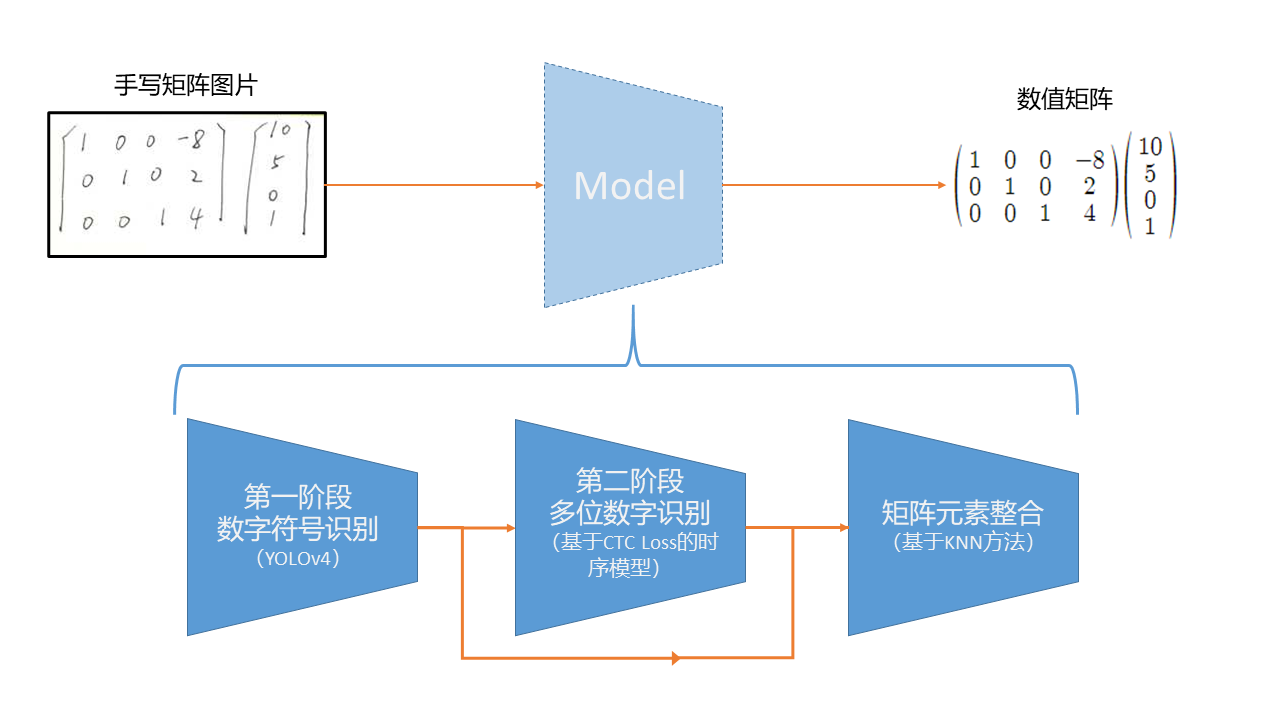
#> input picture img/应用实现流程简介.png, 1280 x 720 px
$ python -i label_img_v3.py   (imports and definitions only)   (older library calls are emulated)
#> lines starting #> are read from the running program, lines starting #| are printed output that depends on the picture; after the words box and inside, x2 and y2 are one past the last pixel; in counts of white or black regions, pixels touching at a corner belong together
import cv2
import numpy as np
import os
import sys
import glob
from matplotlib import pyplot as plt

'''
a: +        m:-     c:*     u:drop      y:matrix
'''
# label_class = ['0', '1', '2', '3', '4', '5', '6', '7', '8', '9', 'a', 'm', 'c', 'u', 'y']
Customer_DATA = {
    "NUM": 13,  # dataset number
    "CLASSES": {
        '0': '0',
        '1': '1',
        '2': '2',
        '3': '3',
        '4': '4',
        '5': '5',
        '6': '6',
        '7': '7',
        '8': '8',
        '9': '9',
        "left_matrix": 'l',
        "right_matrix": 'o',
        "add": 'a',
        "minus": 'm',
        "multi": 't',
    },  # dataset class
}

# generate the class dictionary
label_class = {}
idx = 0
# [3 lines not run here, left out]

window_name = 'test'
move_x = 1000
move_y = 200


def accessPiexl(img):
    height = img.shape[0]
    width = img.shape[1]
    for i in range(height):
        for j in range(width):
            img[i][j] = 255 - img[i][j]
    return img


def accessBinary(img, threshold=128):
    img = accessPiexl(img)
    # 边缘膨胀，不加也可以
    kernel = np.ones((3, 1), np.uint8)
    img = cv2.dilate(img, kernel, iterations=3)
    _, img = cv2.threshold(img, threshold, 0, cv2.THRESH_TOZERO)
    return img


def findBorderContours(path, maxArea=50):
#> called with path = '../img/应用实现流程简介.png', maxArea = 50
    img = cv2.imread(path, cv2.IMREAD_GRAYSCALE)
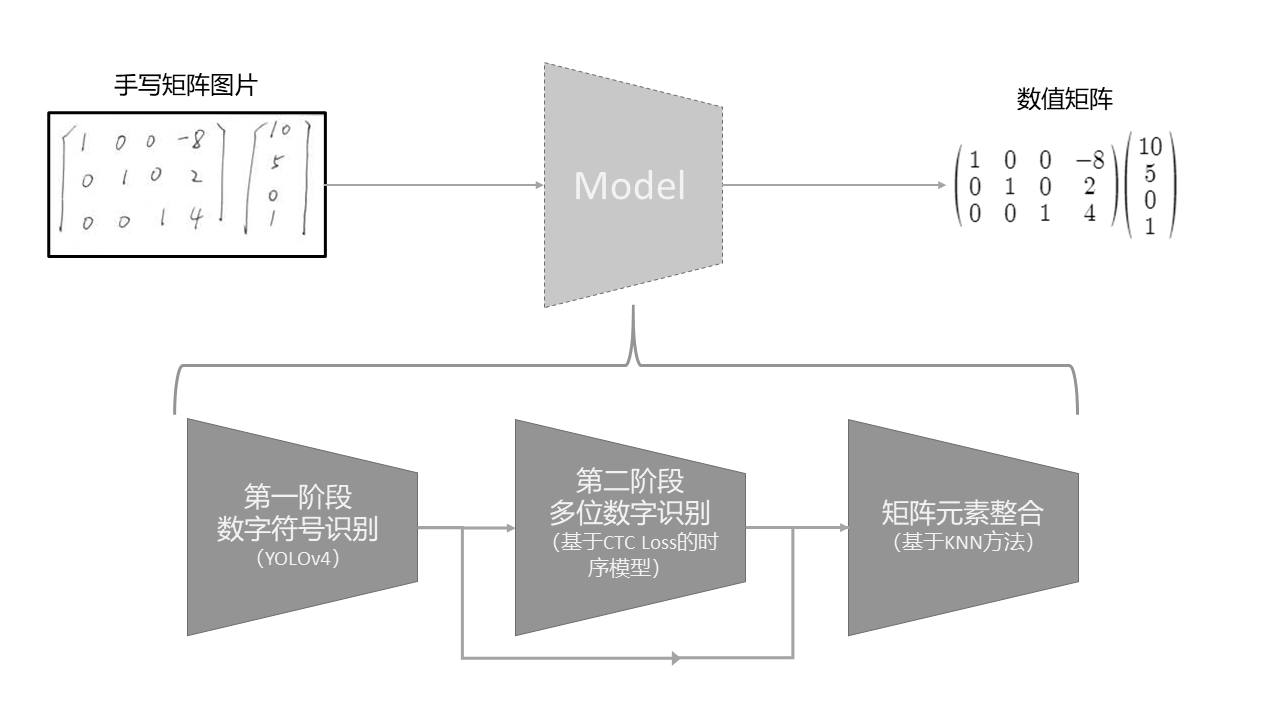
#> img: shape (720, 1280); min 0, max 255, mean 237.9
    img = accessBinary(img)
#> after the loop in accessPiexl, `for i in range(height):`:
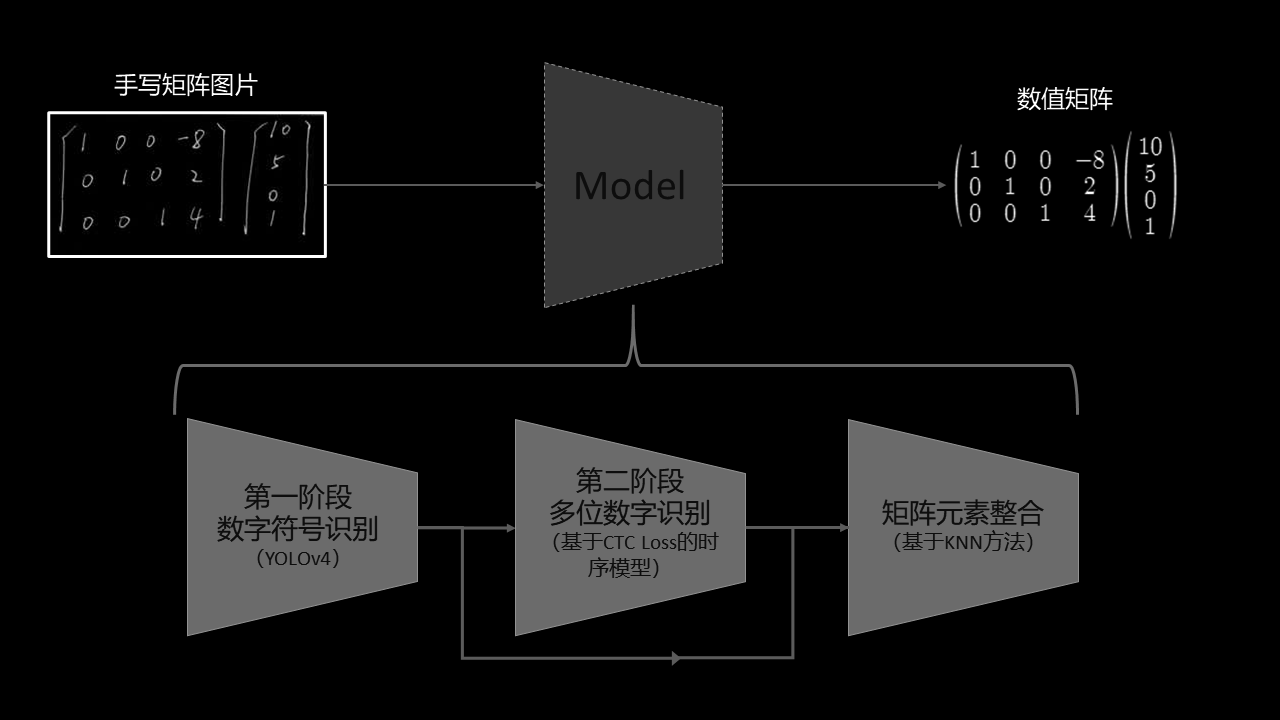
#> img: shape (720, 1280); min 0, max 255, mean 17.1
#> in accessBinary, `img = cv2.dilate(img, kernel, iterations=3)`:
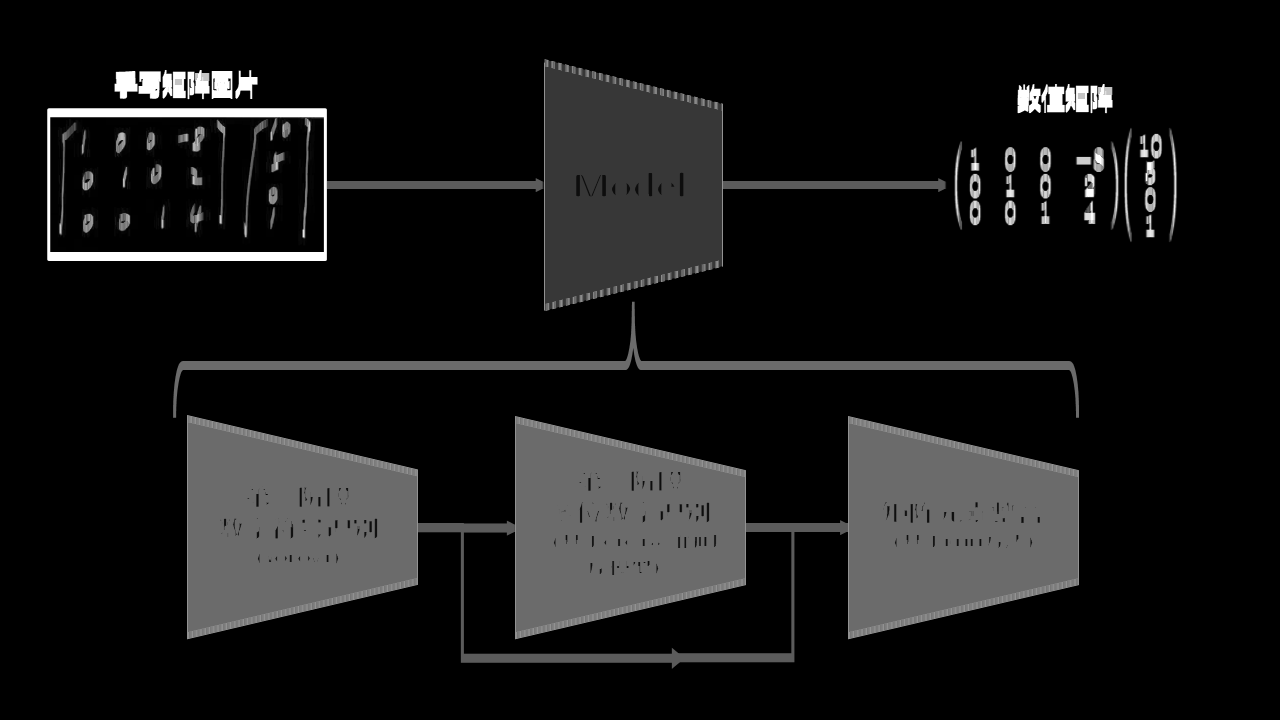
#> img: shape (720, 1280); min 0, max 255, mean 22.3
#> in accessBinary, `_, img = cv2.threshold(img, threshold, 0, cv2.THRESH_TOZERO)`:
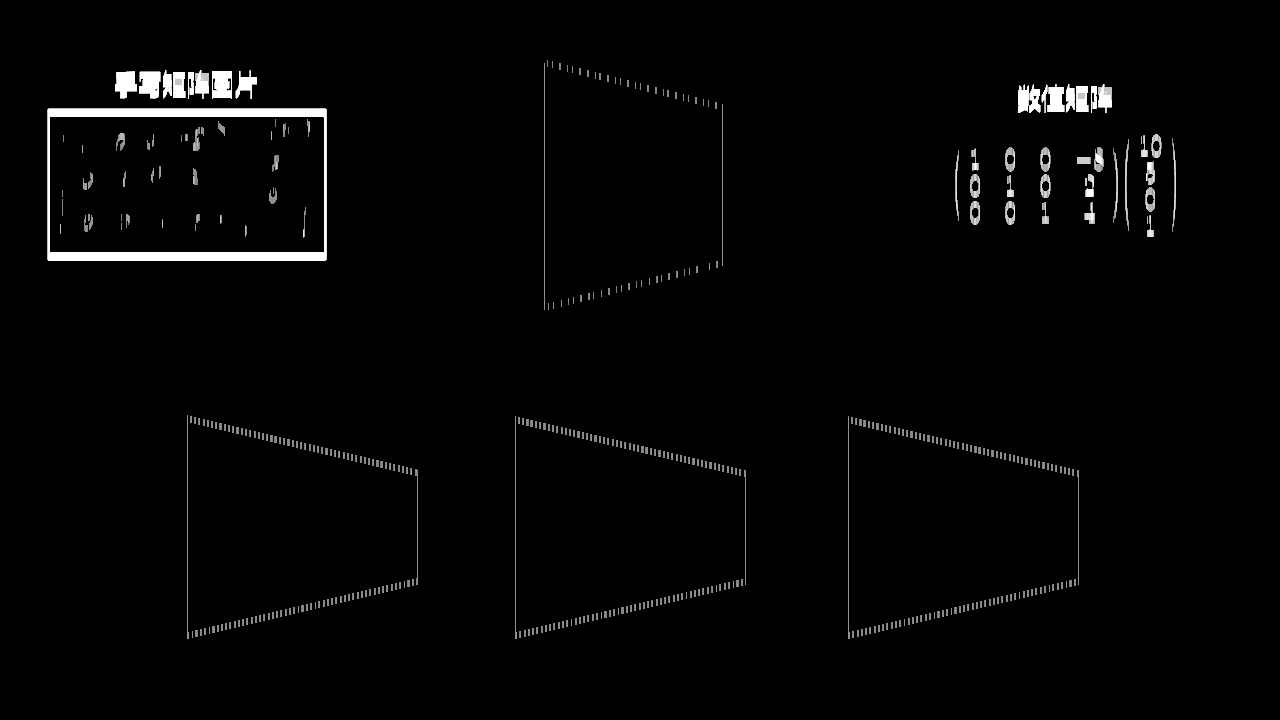
#> img: shape (720, 1280); min 0, max 255, mean 4.6
    contours, _ = cv2.findContours(img, cv2.RETR_EXTERNAL, cv2.CHAIN_APPROX_NONE)
#> contours = 417 contours, 380 with area under 20; largest, box (x1, y1, x2, y2) and area: (47, 108, 327, 261) 42406, (212, 71, 232, 99) 495, (139, 71, 161, 99) 454, (1018, 84, 1041, 113) 444, (115, 71, 137, 99) 414
    borders = []
    for contour in contours:
        # 将边缘拟合成一个边框
        x, y, w, h = cv2.boundingRect(contour)
        if w * h > maxArea:
            border = [(x, y), (x + w, y + h)]
            borders.append(border)
#> this loop made 417 passes
#> (x, y, w, h, border) on passes 160, 161, 164, 321, 322, 324, 351, 352, 353, 354, 355, 356: (1077, 470, 2, 115, [(1077, 470), (1079, 585)]), (744, 470, 2, 115, [(744, 470), (746, 585)]), (415, 469, 3, 116, [(415, 469), (418, 585)]), (848, 416, 2, 223, [(848, 416), (850, 639)]), (515, 416, 2, 223, [(515, 416), (517, 639)]), (187, 415, 2, 224, [(187, 415), (189, 639)]), (1147, 215, 7, 22, [(1147, 215), (1154, 237)]), (1084, 202, 11, 22, [(1084, 202), (1095, 224)]), (1042, 202, 7, 22, [(1042, 202), (1049, 224)]), (1005, 201, 10, 24, [(1005, 201), (1015, 225)]), (970, 201, 10, 24, [(970, 201), (980, 225)]), (1145, 187, 10, 25, [(1145, 187), (1155, 212)])
#> (x, y, w, h) on passes 1 to 6: (852, 631, 2, 7), (519, 631, 2, 7), (192, 631, 1, 7), (857, 630, 2, 7), (524, 630, 2, 7), (195, 630, 3, 7)
#> after the loop, borders = 45 items
    return borders


def label_transfer(label):
    return label_class[label]


# [98 lines left out: function showResults, not called in this run]


# [21 lines not run here, left out]

>>> result = findBorderContours('../img/应用实现流程简介.png')
#> result = 45 items
